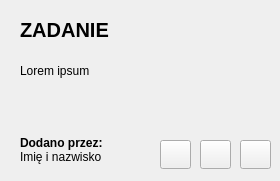
<?xml version="1.0" encoding="UTF-8"?>
<ui version="4.0">
 <class>TaskWidget</class>
 <widget class="QWidget" name="TaskWidget">
  <property name="geometry">
   <rect>
    <x>0</x>
    <y>0</y>
    <width>280</width>
    <height>181</height>
   </rect>
  </property>
  <property name="sizePolicy">
   <sizepolicy hsizetype="Preferred" vsizetype="Preferred">
    <horstretch>0</horstretch>
    <verstretch>0</verstretch>
   </sizepolicy>
  </property>
  <property name="minimumSize">
   <size>
    <width>280</width>
    <height>181</height>
   </size>
  </property>
  <property name="windowTitle">
   <string>Form</string>
  </property>
  <property name="styleSheet">
   <string notr="true"/>
  </property>
  <widget class="QLabel" name="taskTitle">
   <property name="geometry">
    <rect>
     <x>20</x>
     <y>10</y>
     <width>220</width>
     <height>40</height>
    </rect>
   </property>
   <property name="minimumSize">
    <size>
     <width>220</width>
     <height>40</height>
    </size>
   </property>
   <property name="maximumSize">
    <size>
     <width>220</width>
     <height>16777215</height>
    </size>
   </property>
   <property name="styleSheet">
    <string notr="true">font-weight: bold;
font-size: 20px;</string>
   </property>
   <property name="text">
    <string>ZADANIE</string>
   </property>
  </widget>
  <widget class="QLabel" name="taskDescription">
   <property name="geometry">
    <rect>
     <x>20</x>
     <y>60</y>
     <width>221</width>
     <height>21</height>
    </rect>
   </property>
   <property name="minimumSize">
    <size>
     <width>221</width>
     <height>21</height>
    </size>
   </property>
   <property name="maximumSize">
    <size>
     <width>221</width>
     <height>16777215</height>
    </size>
   </property>
   <property name="text">
    <string>Lorem ipsum</string>
   </property>
  </widget>
  <widget class="QPushButton" name="editButton">
   <property name="geometry">
    <rect>
     <x>200</x>
     <y>140</y>
     <width>31</width>
     <height>29</height>
    </rect>
   </property>
   <property name="toolTip">
    <string>Edytuj</string>
   </property>
   <property name="text">
    <string/>
   </property>
   <property name="icon">
    <iconset theme="QIcon::ThemeIcon::MailMessageNew"/>
   </property>
  </widget>
  <widget class="QPushButton" name="deleteButton">
   <property name="geometry">
    <rect>
     <x>240</x>
     <y>140</y>
     <width>31</width>
     <height>29</height>
    </rect>
   </property>
   <property name="toolTip">
    <string>Usuń</string>
   </property>
   <property name="text">
    <string/>
   </property>
   <property name="icon">
    <iconset theme="QIcon::ThemeIcon::EditDelete"/>
   </property>
  </widget>
  <widget class="QPushButton" name="subtaskButton">
   <property name="geometry">
    <rect>
     <x>160</x>
     <y>140</y>
     <width>31</width>
     <height>29</height>
    </rect>
   </property>
   <property name="font">
    <font>
     <strikeout>false</strikeout>
    </font>
   </property>
   <property name="toolTip">
    <string>Dodaj podzadanie</string>
   </property>
   <property name="layoutDirection">
    <enum>Qt::LayoutDirection::LeftToRight</enum>
   </property>
   <property name="text">
    <string/>
   </property>
   <property name="icon">
    <iconset theme="QIcon::ThemeIcon::ListAdd"/>
   </property>
  </widget>
  <widget class="QWidget" name="subtasksContainer" native="true">
   <property name="geometry">
    <rect>
     <x>20</x>
     <y>90</y>
     <width>241</width>
     <height>31</height>
    </rect>
   </property>
   <property name="minimumSize">
    <size>
     <width>241</width>
     <height>31</height>
    </size>
   </property>
   <property name="maximumSize">
    <size>
     <width>241</width>
     <height>16777215</height>
    </size>
   </property>
   <widget class="QWidget" name="verticalLayoutWidget">
    <property name="geometry">
     <rect>
      <x>0</x>
      <y>0</y>
      <width>241</width>
      <height>31</height>
     </rect>
    </property>
    <layout class="QVBoxLayout" name="subtasksLayout"/>
   </widget>
  </widget>
  <widget class="QLabel" name="userLabel">
   <property name="geometry">
    <rect>
     <x>20</x>
     <y>130</y>
     <width>141</width>
     <height>41</height>
    </rect>
   </property>
   <property name="text">
    <string>&lt;html&gt;&lt;head/&gt;&lt;body&gt;&lt;p&gt;&lt;span style=&quot; font-weight:700;&quot;&gt;Dodano przez:&lt;br/&gt;&lt;/span&gt;Imię i nazwisko&lt;/p&gt;&lt;/body&gt;&lt;/html&gt;</string>
   </property>
   <property name="wordWrap">
    <bool>true</bool>
   </property>
  </widget>
 </widget>
 <resources/>
 <connections/>
</ui>
